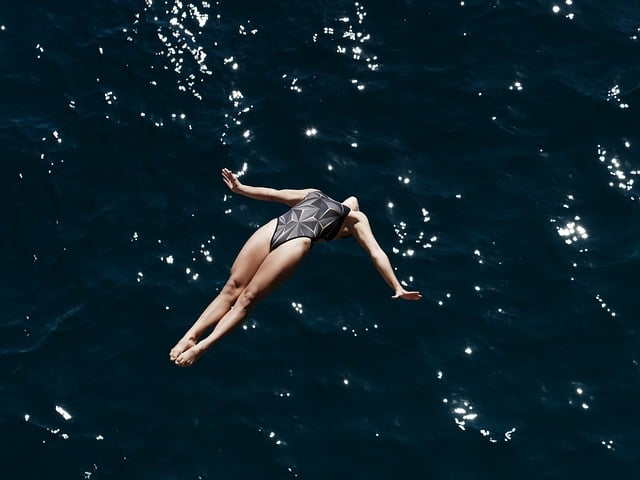
#> input picture image-1.jpg, 640 x 480 px
$ python opencv-1.py
#> lines starting #> are read from the running program, lines starting #| are printed output that depends on the picture
import cv2

img = cv2.imread('./image-1.jpg', 0)
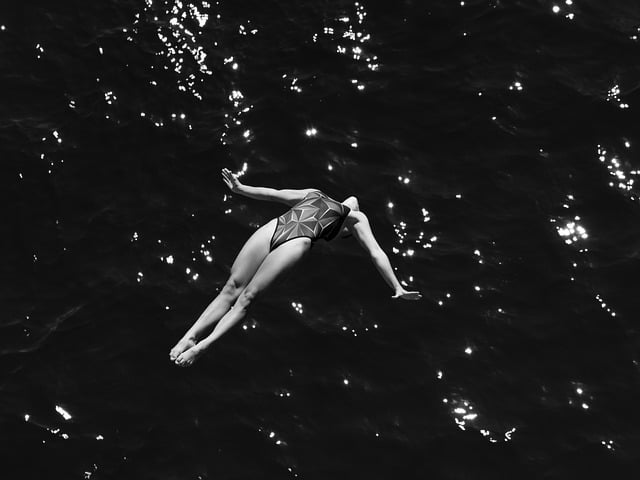
#> img: shape (480, 640); min 0, max 255, mean 27.4

cv2.imshow('image', img)

k = cv2.waitKey()
#> (key Esc is pressed here)

$ run again, with image-2.jpg copied over image-1.jpg
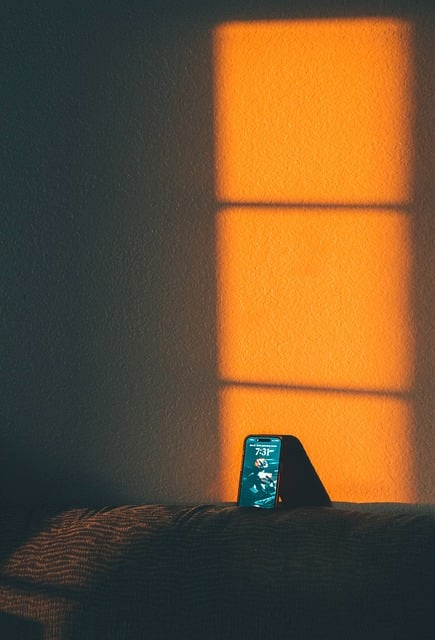
#> input picture image-2.jpg, 435 x 640 px
#> `img = cv2.imread('./image-1.jpg', 0)`:
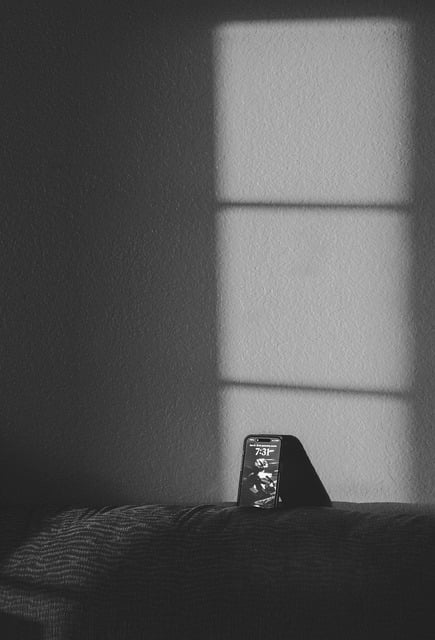
#> img: shape (640, 435); min 0, max 255, mean 86.8
